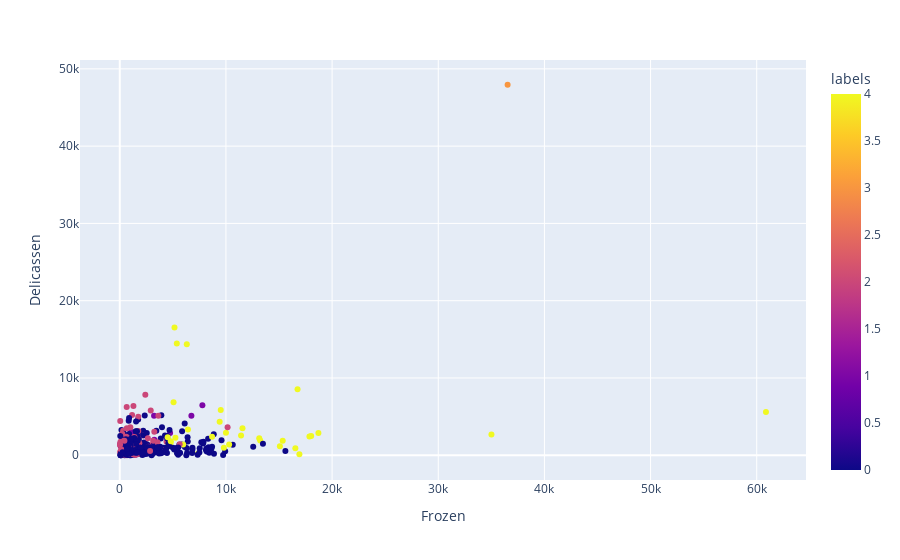

Notebook cell for this chart:
### Markdown cell above
Visualize `Frozen` as X and `Delicassen` as y by `labels` and `labels_DBSCAN` respectively

### Code cell
# Your code here:
px.scatter(data_frame=customers, x='Frozen', y='Delicassen', color='labels')

### Figure 1 — Plotly figure (JSON) as saved in the notebook; plotly's stock layout.template omitted (floating-point values rounded to 4 significant figures; data arrays with more than 128 entries replaced by an {"elided": "..."} marker saying what was removed)
{"data": [{"hoverlabel": {"namelength": 0}, "hovertemplate": "Frozen=%{x}<br>Delicassen=%{y}<br>labels=%{marker.color}", "legendgroup": "", "marker": {"color": {"elided": "440 int values"}, "coloraxis": "coloraxis", "symbol": "circle"}, "mode": "markers", "name": "", "showlegend": false, "type": "scatter", "x": {"elided": "440 int values"}, "xaxis": "x", "y": {"elided": "440 int values"}, "yaxis": "y"}], "layout": {"coloraxis": {"colorbar": {"title": {"text": "labels"}}, "colorscale": [[0, "#0d0887"], [0.1111, "#46039f"], [0.2222, "#7201a8"], [0.3333, "#9c179e"], [0.4444, "#bd3786"], [0.5556, "#d8576b"], [0.6667, "#ed7953"], [0.7778, "#fb9f3a"], [0.8889, "#fdca26"], [1, "#f0f921"]]}, "legend": {"tracegroupgap": 0}, "margin": {"t": 60}, "xaxis": {"anchor": "y", "domain": [0, 1], "title": {"text": "Frozen"}}, "yaxis": {"anchor": "x", "domain": [0, 1], "title": {"text": "Delicassen"}}}}
